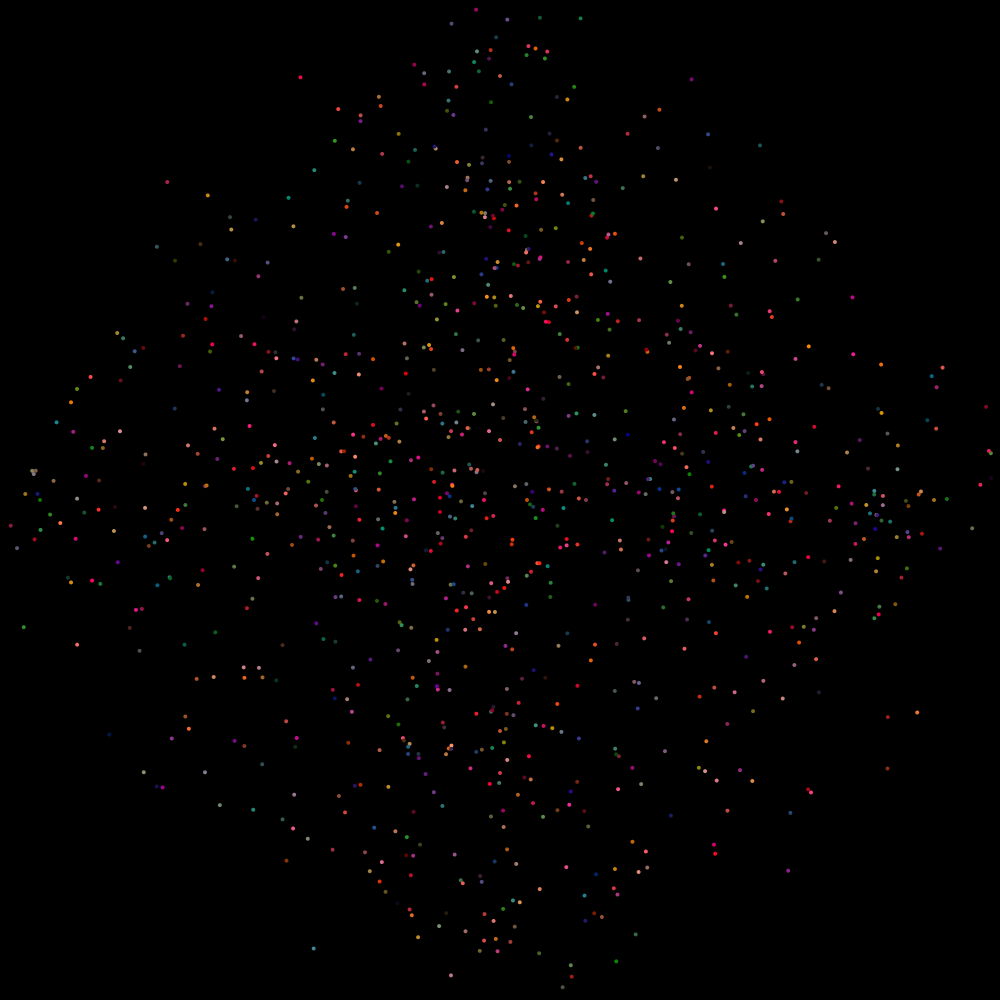
Frame 1 (no input)
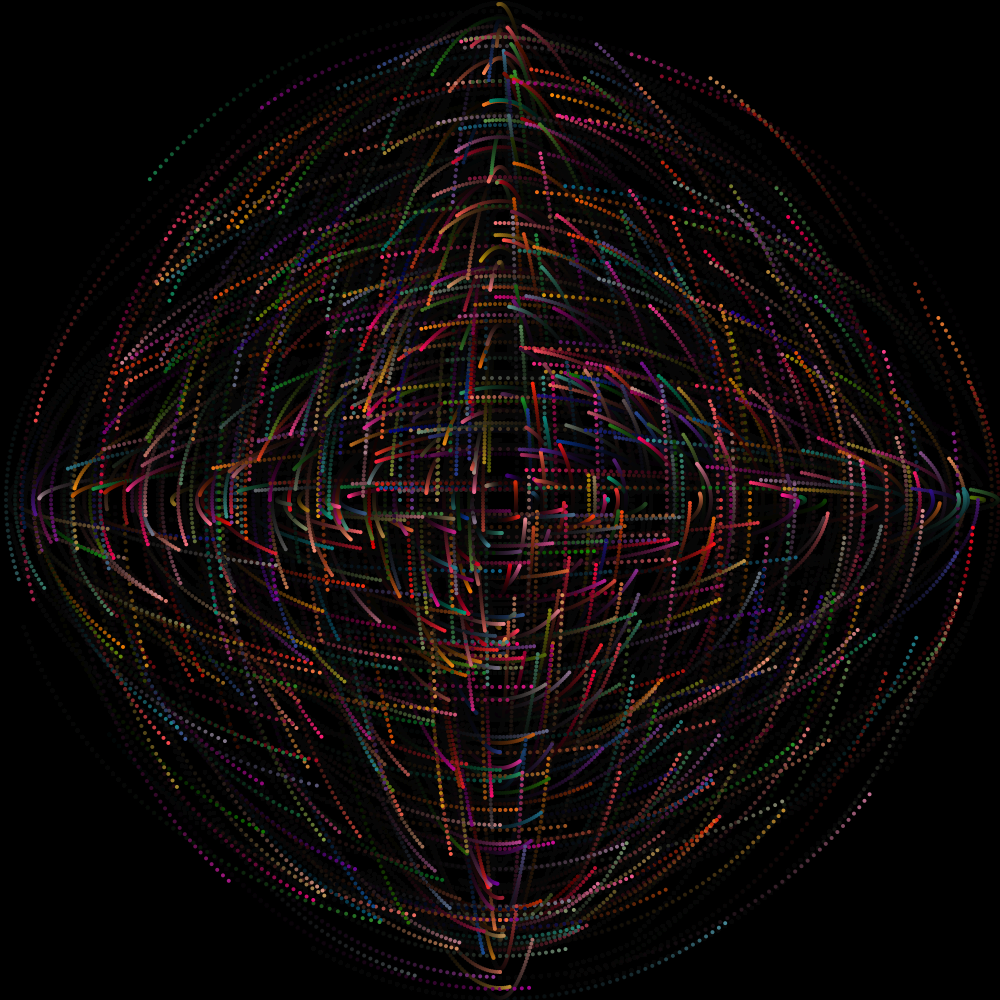
Frame 60 (the mouse pressed at the canvas centre just before this capture)
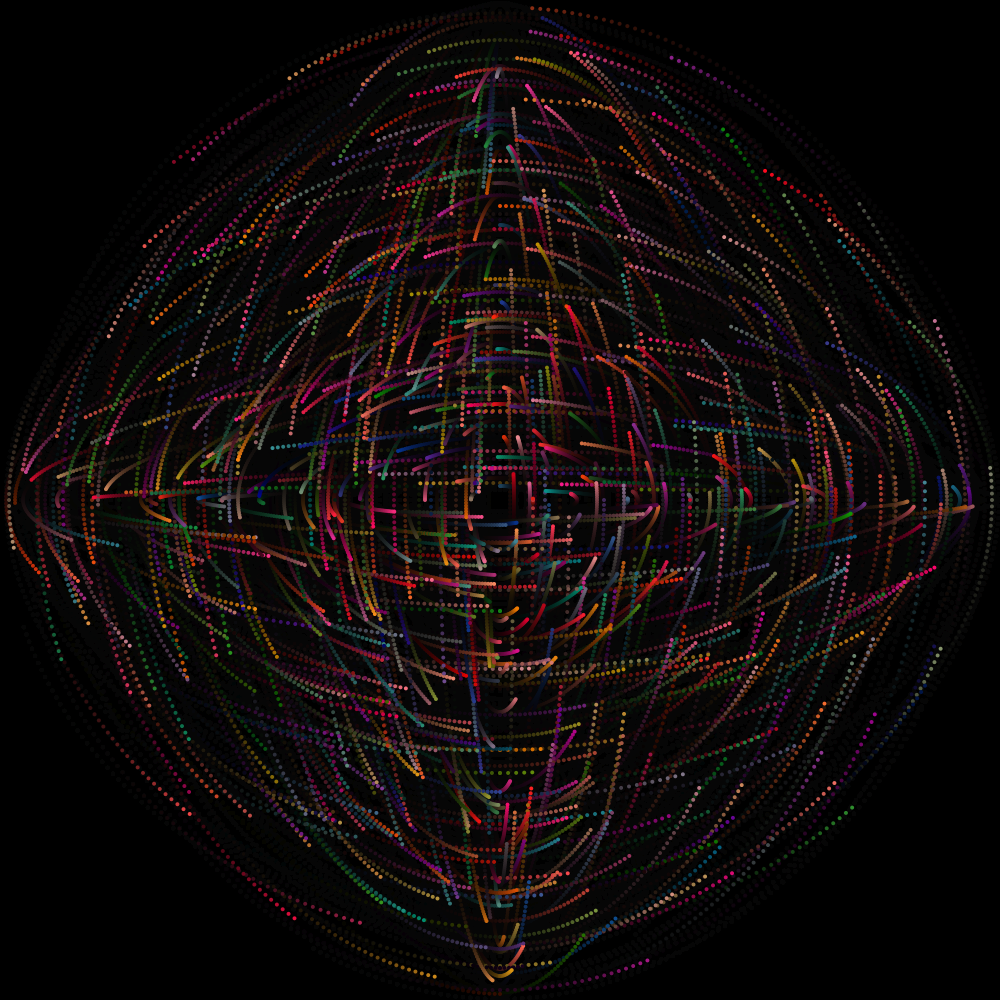
Frame 120 (the mouse held since frame 60 and released just before this capture)

The Processing sketch that drew these frames (run headless with seeded random() and noise(); from frame 60 on, the mouse is pressed at the canvas centre):

// Processing sketch: Chaosphere
// ── Chaosphere.pde
/////////////////////////////////////////////////////////////////////////////////////
///                                  Choasphere                                    ///
/////////////////////////////////////////////////////////////////////////////////////
///                                                                               ///
/// Written by Matthew Carney (1st Aug 2019)                                      ///
///     [matthewcarney64@gmail.com] [https://github.com/Killeroo]                 ///
/////////////////////////////////////////////////////////////////////////////////////

final int ORBIT_COUNT = 1000;

int[] orbits_x = new int[ORBIT_COUNT];
int[] orbits_y = new int[ORBIT_COUNT];
color[] colors = new color[ORBIT_COUNT];
int[] angles = new int[ORBIT_COUNT];

void setup()
{
  size(1000, 1000);
  background(0);
  
  // Set everything up
  for (int i = 0; i < ORBIT_COUNT; i++) {
    orbits_x[i] = (int) random(10, 500);   
    orbits_y[i] = (int) random(10, 500);
    colors[i] = color(random(255), random(150),random(150));//color(0, random(255), random(255)); //color(random(200), random(255), random(150));//
    angles[i] = (int) random(0, 360);
  }
}

void draw()
{
  // Motion blur
  noStroke();
  fill(0, 20);
  rect(0, 0, width, height);
  
  // Cap the angles at 360 degrees, if over reset back to 0
  for (int x = 0; x < ORBIT_COUNT; x++) {
    int value = angles[x];
    if (value < 360) { 
      value++;
    } else { 
      value = 0; 
    }
    angles[x] = value;
  }
  
  // Keep ourselves centered
  pushMatrix();
  translate(width/2, height/2);
  
  // Draw each of our points
  for (int c = 0; c < ORBIT_COUNT; c++) {
    fill(colors[c]);
    
    // We achieve the effect by drawing a bunch of uneven ovals at different rates
    ellipse(sin(radians(angles[c])) * orbits_x[c], cos(radians(angles[c])) * orbits_y[c], 4, 4);
    //point(sin(radians(i)) * orbits[c], cos(radians(i)) * orbits[c]);
    //ellipse(sin(radians(i)) * orbits[c], cos(radians(i)) * orbits_x[c], 4, 4);
    //ellipse(sin(radians(i)) * orbits[c], cos(radians(i)) * orbits[c], 4, 4);
  }
  
  popMatrix();
}
